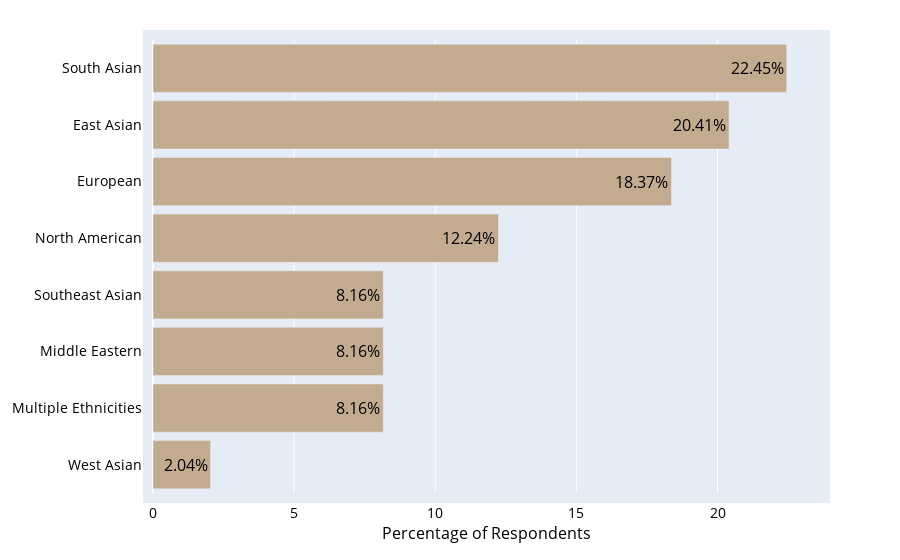

This figure's notebook cell:
### Markdown cell above
# Slide 3 - Ethniticity (Horizontal)

### Code cell
labels = ['Multiple Ethnicities', 'East Asian', 'European', 'Middle Eastern', 'North American', 'South Asian', 'Southeast Asian', 'West Asian']
values = [8.16, 20.41, 18.37, 8.16, 12.24, 22.45, 8.16, 2.04]
fig = go.Figure(data=[go.Bar(x=values, 
                             y=labels, 
                             text=values, 
                             marker_color='rgb(195,171,144)',
                             textfont_color='#000000',
                             orientation='h',
                             textfont_size=16
                             )])
fig.update_layout(
    yaxis=dict(
        categoryorder='total ascending', 
        color='#000000',
        titlefont_size=16,
        tickfont_size=14
    ), 
    xaxis=dict(
        title='Percentage of Respondents',
        color='#000000',
        titlefont_size=16,
        tickfont_size=14
    ),
    bargap=0.15, 
    margin=dict(l=80, r=80, t=40, b=40, pad=10))
fig.update_traces(texttemplate='%{text}%', textposition='inside')
iplot(fig)

fig.write_image("presentationImages/S3_Ethniticity_ComplementaryColors.png", width=800, height=800)

### Figure 1 — Plotly figure (JSON) as saved in the notebook; plotly's stock layout.template omitted (floating-point values rounded to 4 significant figures)
{"data": [{"marker": {"color": "rgb(195,171,144)"}, "orientation": "h", "text": ["8.16", "20.41", "18.37", "8.16", "12.24", "22.45", "8.16", "2.04"], "textfont": {"color": "#000000", "size": 16}, "textposition": "inside", "texttemplate": "%{text}%", "type": "bar", "x": [8.16, 20.41, 18.37, 8.16, 12.24, 22.45, 8.16, 2.04], "y": ["Multiple Ethnicities", "East Asian", "European", "Middle Eastern", "North American", "South Asian", "Southeast Asian", "West Asian"]}], "layout": {"bargap": 0.15, "margin": {"b": 40, "l": 80, "pad": 10, "r": 80, "t": 40}, "xaxis": {"color": "#000000", "tickfont": {"size": 14}, "title": {"font": {"size": 16}, "text": "Percentage of Respondents"}}, "yaxis": {"categoryorder": "total ascending", "color": "#000000", "tickfont": {"size": 14}, "title": {"font": {"size": 16}}}}}
